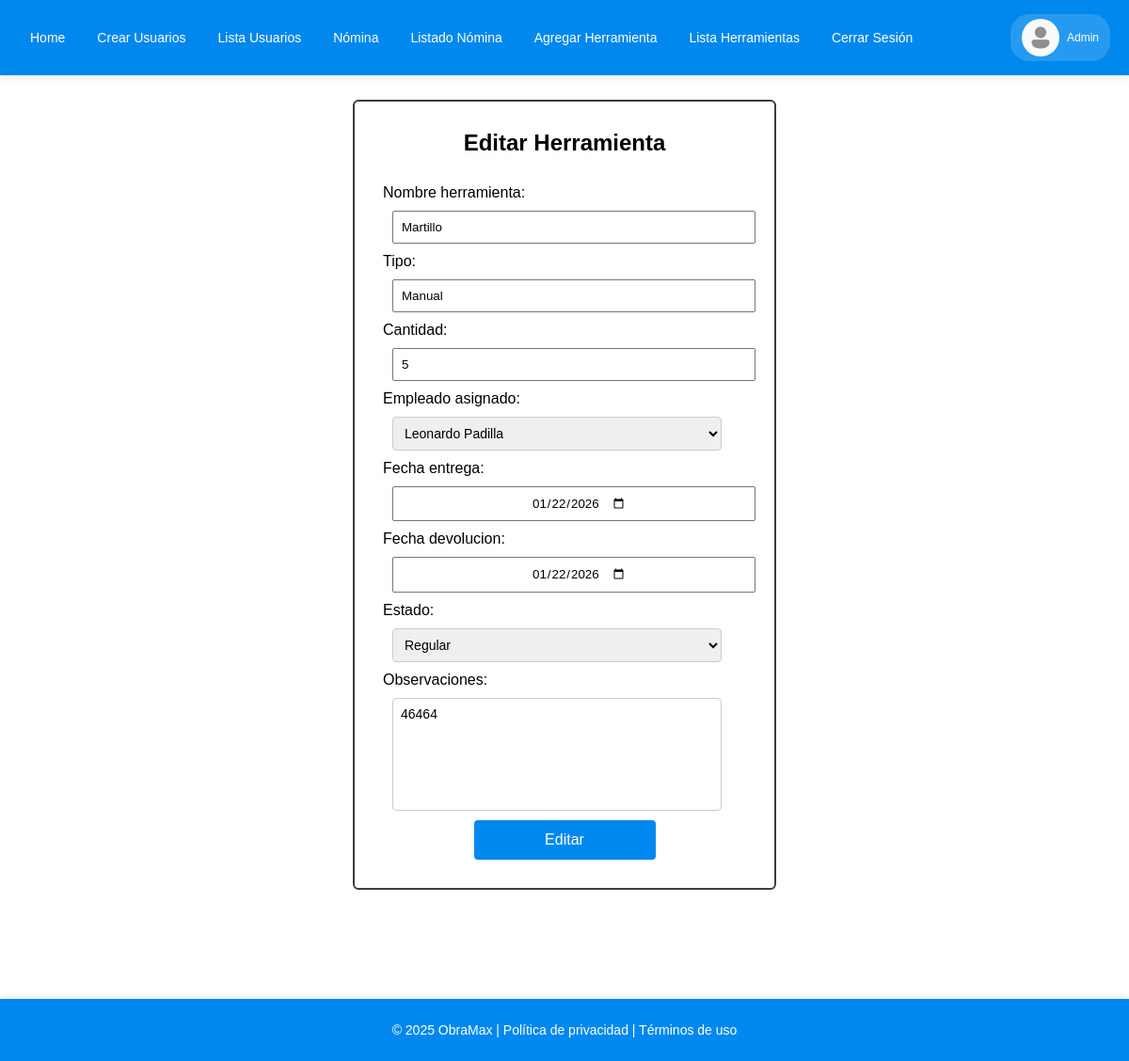
/editar_herramienta/22/ (signed in), run on the app's committed database.
### empleados_crud/models.py (models this page shows, shortened)
class CustomUser(AbstractUser):
    ROLES = [
        ('Administrador','Administrador'),
        ('Ingeniero civil', 'Ingeniero civil'),
        ('Maestro de obra','Maestro de obra'),
    ]
    cedula = models.CharField(max_length=15,unique=True)
    telefono = models.CharField(max_length=15)
    rol = models.CharField(max_length= 20, choices=ROLES ,blank=True, null=True)
    def __str__(self):
        return f"{self.first_name} {self.last_name}"
    REQUIRED_FIELDS = ['cedula']

class PrestamoHerramienta(models.Model):
    ESTADO_ENTREGA = [
        ('buena', 'Buena'),
        ('Regular', 'Regular'),
        ('Mala', 'Mala'),
    ]
    nombre_herramienta = models.CharField(max_length = 100,null=True)
    tipo = models.CharField(max_length=200,null=True)
    cantidad = models.PositiveIntegerField(null=True)
    empleado_asignado = models.ForeignKey(settings.AUTH_USER_MODEL, on_delete=models.SET_NULL,null=True, related_name='herramientas_asignadas')
    registrado_por = models.ForeignKey(CustomUser, on_delete=models.SET_NULL,null=True, related_name='registro_de_herramienta_creado')
    fecha_entrega = models.DateField()
    fecha_devolucion = models.DateField(blank=True, null=True)
    estado = models.CharField(max_length=20, choices=ESTADO_ENTREGA, default='buena')
    observaciones = models.TextField(max_length=500,blank =True, null=True)

### empleados_crud/views.py (the view)
# urls.py: path('editar_herramienta/<int:id>/', views.editar_herramienta, name='editar_herramienta'),
@login_required
@admin_or_ingeniero
def editar_herramienta(request, id):
    herramienta = PrestamoHerramienta.objects.get(id=id)
    if request.method == 'POST':
        form = PrestamoHerramientaForm(request.POST, instance=herramienta)
        if form.is_valid():
            herramienta_edit = form.save(commit=False)
            herramienta_edit.registrado_por = request.user
            herramienta_edit.save()
            return redirect('lista_herramientas')
    else:
        form = PrestamoHerramientaForm(instance=herramienta)
    return render(request, 'editar_herramienta.html', {
        'form': form,
        'herramienta': herramienta
    })

### empleados_crud/templates/editar_herramienta.html (shortened to what this page needs)
{% extends 'base.html' %}
{% block content %}
<div>
    <div class="container-formulary">
        <form  class="formulary" action="{% url 'editar_herramienta' herramienta.id %}" method="POST">
            <h2 class="title">Editar Herramienta</h2>
            {{ form.as_p }}
            <div class="btn-container">
                <button class="buttons" type="submit">Editar</button>
            </div>
        </form>
    </div>
</div>
{% endblock %}

### empleados_crud/templates/base.html (shortened to what this page needs)
<!DOCTYPE html>
{% load static %}
<html lang="es">
<head>
    <link rel="stylesheet" href="{% static 'CSS/styles.css' %}">
</head>
<body class="layout">
    <header class="site-header">
        <nav class="navbar">
            <div class="nav__container">
                <ul class="nav__list" id="navMenu">
                    <li class="nav__item"><a class="nav_link" href="{% url 'index' %}">Home</a></li>
                    {% if user.is_authenticated %}
                        {% if request.user.rol == 'Administrador' %}
                            <li class="nav__item"><a class="nav_link" href="{% url 'crear_usuarios' %}">Crear Usuarios</a></li>
                            <li class="nav__item"><a class="nav_link" href="{% url 'lista_usuarios' %}">Lista Usuarios</a></li>
                            <li class="nav__item"><a class="nav_link" href="{% url 'nomina' %}">Nómina</a></li>
                            <li class="nav__item"><a class="nav_link" href="{% url 'empleados_nomina' %}">Listado Nómina</a></li>
                            <li class="nav__item"><a class="nav_link" href="{% url 'herramientas' %}">Agregar Herramienta</a></li>
                            <li class="nav__item"><a class="nav_link" href="{% url 'lista_herramientas' %}">Lista Herramientas</a></li>
                        {% endif %}
                        <li class="nav__item"><a class="nav_link" href="{% url 'cerrarSesion' %}">Cerrar Sesión</a></li>
                    {% else %}
                        <li class="nav__item"><a class="nav_link" href="{% url 'iniciarSesion' %}">Iniciar sesión</a></li>
                        <li class="nav__item"><a class="nav_link" href="{% url 'registrarse' %}">Registrarse</a></li>
                    {% endif %}
                </ul>
                {% if user.is_authenticated %}
                <div class="nav__user-profile">
                    <img class="nav__user-avatar" src="{% static 'img/avatar.png' %}">
                    <span class="nav__user-name">{{ user.first_name }} {{ user.last_name }}</span>
                </div>
                {% endif %}
            </div>
        </nav>
    </header>
    <div class="page-wrapper">
        <main class="main-content">
            {% block content %}{% endblock %}
        </main>
    </div>
    <footer class="footer">
        <p>© 2025 ObraMax | Política de privacidad | Términos de uso</p>
    </footer>
</body>
</html>

### empleados_crud/static/CSS/styles.css (style rules this page uses)
* { margin: 0; padding: 0; box-sizing: border-box; }
body { font-family: sans-serif; background-color: #fff; color: #000; overflow-x: hidden; padding-top: 80px; display: flex; flex-direction: column; min-height: 100vh; }
.main-content { flex: 1; padding-bottom: 90px; }
.navbar { background-color: #0088ee; width: 100%; box-shadow: 0 2px 8px rgba(0, 0, 0, 0.1); position: fixed; top: 0; left: 0; z-index: 1000; }
.nav__list { list-style: none; display: flex; gap: 10px; }
.nav__container { margin: auto; padding: 8px 20px; display: flex; align-items: center; justify-content: space-between; max-width: 1200px; height: 80px; }
.nav_link { color: #fff; text-decoration: none; padding: 8px 12px; background-color: transparent; display: inline-block; font-size: 14px; font-weight: 500; transition: all 0.3s ease; border-radius: 4px; }
.nav__item { list-style: none; display: inline-block; font-size: 20px; font-weight: bold; }
.nav__user-profile { display: flex; align-items: center; gap: 8px; padding: 5px 12px; background-color: rgba(255, 255, 255, 0.15); border-radius: 20px; flex-shrink: 0; max-width: 180px; }
.nav__user-name { max-width: 110px; overflow: hidden; text-overflow: ellipsis; white-space: nowrap; font-size: 12px; color: #fff; }
.nav__user-avatar { width: 40px; height: 40px; border-radius: 50%; object-fit: cover; flex-shrink: 0 }
.footer { background-color: #0088ee; color: white; text-align: center; padding: 25px 20px; box-shadow: 0 -2px 8px rgba(0, 0, 0, 0.1); font-size: 14px; font-weight: 500; }
.container-formulary { margin: auto; padding: 6px 20px; display: flex; align-items: center; justify-content: center; min-height: calc(100vh - 90px); max-width: 1200px; }
.title { text-align: center; margin-bottom: 30px; }
.formulary { margin: 20px; padding: 30px; border: 2px solid rgb(60, 60, 61); border-radius: 6px; width: 450px; height: auto; align-items: center; }
.container-input { margin: 10px; padding: 8px; width: 100%; display: flex; justify-content: center; }
.container-input input,textarea,select { width: 100%; max-width: 350px; padding: 10px; border: 1px solid #ccc; border-radius: 4px; font-size: 14px; box-sizing: border-box; }
.date { font-family: sans-serif; }
.btn-container { display: flex; justify-content: center; }
.buttons { display: block; margin: 0 auto; width: 50%; max-width: 350px; padding: 12px; background-color: #0088ee; color: white; border: none; border-radius: 4px; cursor: pointer; font-size: 16px; font-weight: 500; transition: background-color 0.3s ease; box-sizing: border-box; }
a { text-decoration: none; }

### data on the page
CustomUser: first_name "Admin"
PrestamoHerramienta: nombre_herramienta "Martillo", tipo "Manual", cantidad "5", empleado_asignado "Leonardo Padilla", fecha_entrega "01/22/2026", fecha_devolucion "01/22/2026", estado "Regular", observaciones "46464"
